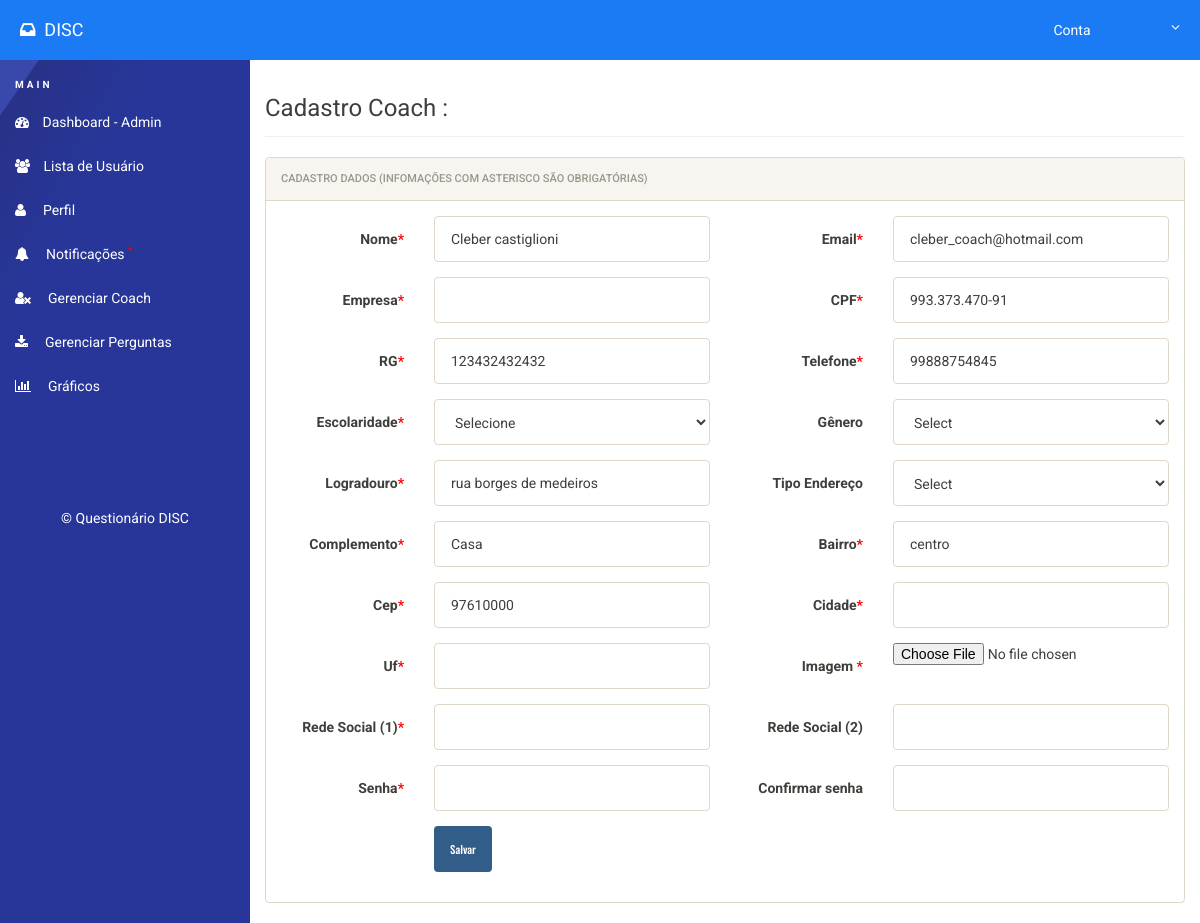
Screenshot of /admin/edit-user.php (signed in) with the database file from the repository.
### tables this page shows
CREATE TABLE `coach` (
  `id` int(11) NOT NULL AUTO_INCREMENT,
  `nome` varchar(150) DEFAULT NULL,
  `nome_empresa` varchar(230) DEFAULT NULL,
  `cpf` varchar(130) DEFAULT NULL,
  `rg` varchar(130) DEFAULT NULL,
  `genero` varchar(18) DEFAULT NULL,
  `telefone` varchar(20) DEFAULT NULL,
  `email` varchar(160) DEFAULT NULL,
  `redes_sociais` text,
  `redes_sociais2` varchar(200) DEFAULT NULL,
  `escolaridade` varchar(230) DEFAULT NULL,
  `logradouro` varchar(250) DEFAULT NULL,
  `numero` int(10) DEFAULT NULL,
  `complemento` varchar(200) DEFAULT NULL,
  `bairro` varchar(200) DEFAULT NULL,
  `cep` varchar(150) DEFAULT NULL,
  `uf` varchar(60) DEFAULT NULL,
  `tipo_endereco` varchar(80) DEFAULT NULL,
  `municipio` varchar(200) DEFAULT NULL,
  `imagem` varchar(250) DEFAULT NULL,
  `created` datetime DEFAULT CURRENT_TIMESTAMP,
  `status` int(11) DEFAULT NULL,
  `link` varchar(250) DEFAULT NULL,
  `password` varchar(210) DEFAULT NULL,
  PRIMARY KEY (`id`)
);

### admin/edit-user.php (the view, shortened to what this page needs)
<?php
include('includes/config.php');
if(strlen($_SESSION['alogin'])==0){
        $setcoach = isset( $_COOKIE['coach'] );
    $path = ($setcoach) ? '/coach' : 'index';
    if (headers_sent())
        die("<div style='background-image: url(img/resized.jpg);  opacity: 0.8;'>A Sessão Expirou! Por favor, clique neste link para se logar: <a href='{$path}'> Admin</a> </div>");
    else
        exit(header("Location: index"));
}else{
?>
<!doctype html>
<html lang="pt" class="no-js">
<head>
    <link rel="stylesheet" href="css/font-awesome.min.css">
    <link rel="stylesheet" href="css/bootstrap.min.css">
    <link rel="stylesheet" href="css/dataTables.bootstrap.min.css">
    <link rel="stylesheet" href="css/bootstrap-social.css">
    <link rel="stylesheet" href="css/bootstrap-select.css">
    <link rel="stylesheet" href="css/fileinput.min.css">
    <link rel="stylesheet" href="css/awesome-bootstrap-checkbox.css">
    <link rel="stylesheet" href="css/style.css">
</head>
<body>
    <?php include('includes/header.php');?>
    <div class="ts-main-content">
    <?php include('includes/leftbar.php');?>
        <div class="content-wrapper">
            <div class="container-fluid">
                <div class="row">
                    <div class="col-md-12">
                        <h3 class="page-title">Cadastro Coach : <?php echo htmlentities($result->name); ?></h3>
                        <div class="row">
                            <div class="col-md-12">
                                <div class="panel panel-default">
                                    <div class="panel-heading">Cadastro Dados (Infomações com asterisco são Obrigatórias)</div>
<div class="panel-body">
	<?php
	    $sql = "SELECT * from coach ";
        $query = $dbh -> prepare($sql);
        $query->execute();
        $row = $query->fetch(PDO::FETCH_OBJ);
	 ?>
<form method="post" action="addcoach-action" class="form-horizontal" enctype="multipart/form-data" name="imgform">
    <div class="form-group">
        <label class="col-sm-2 control-label">Nome<span style="color:red">*</span></label>
        <div class="col-sm-4">
             <input type="text" name="nome" class="form-control" value="<?=(isset($row->nome)) ? $row->nome : '' ;?>" required >
        </div>
        <label class="col-sm-2 control-label">Email<span style="color:red">*</span></label>
        <div class="col-sm-4">
                <input type="text" name="email" value="<?=(isset($row->email)) ? $row->email : '' ;?>"  class="form-control" required >
        </div>
    </div>
    <div class="form-group">
        <label class="col-sm-2 control-label">Empresa<span style="color:red">*</span></label>
        <div class="col-sm-4">
             <input type="text" name="empresa" value="<?=(isset($row->empresa)) ? $row->empresa : '' ;?>" class="form-control" required  >
        </div>
        <label class="col-sm-2 control-label">CPF<span style="color:red">*</span></label>
        <div class="col-sm-4">
                <input type="text" name="cpf" value="<?=(isset($row->cpf)) ? $row->cpf : '' ;?>" class="form-control" required >
        </div>
    </div>
    <div class="form-group">
        <label class="col-sm-2 control-label">RG<span style="color:red">*</span></label>
        <div class="col-sm-4">
             <input type="text" name="rg" value="<?=(isset($row->rg)) ? $row->rg : '' ;?>" class="form-control" required >
        </div>
        <label class="col-sm-2 control-label">Telefone<span style="color:red">*</span></label>
        <div class="col-sm-4">
                <input type="text" name="telefone" value="<?=(isset($row->telefone)) ? $row->telefone : '' ;?>" class="form-control" required  >
        </div>
    </div>
    <div class="form-group">
        <label class="col-sm-2 control-label">Escolaridade<span style="color:red">*</span></label>
        <div class="col-sm-4">
            <select name="escolaridade" class="form-control" required>
                <option value="">Selecione</option>
            </select>
        </div>
        <label class="col-sm-2 control-label">Gênero</label>
        <div class="col-sm-4">
            <select name="gender" class="form-control" required>
                <option value="">Select</option>
            </select>
         </div>
    </div>
    <div class="form-group">
            <label class="col-sm-2 control-label">Logradouro<span style="color:red">*</span></label>
        <div class="col-sm-4">
            <input type="text" name="logradouro" value="<?=(isset($row->logradouro)) ? $row->logradouro : '' ;?>" class="form-control" required  >
        </div>
        <label class="col-sm-2 control-label">Tipo Endereço</label>
        <div class="col-sm-4">
            <select name="tipo_endereco" class="form-control" required>
                <option value="">Select</option>
            </select>
        </div>
    </div>
    <div class="form-group">
        <label class="col-sm-2 control-label">Complemento<span style="color:red">*</span></label>
        <div class="col-sm-4">
             <input type="text" name="complemento" value="<?=(isset($row->complemento)) ? $row->complemento : '' ;?>" class="form-control" required>
        </div>
        <label class="col-sm-2 control-label">Bairro<span style="color:red">*</span></label>
        <div class="col-sm-4">
                <input type="text" name="bairro" value="<?=(isset($row->bairro)) ? $row->bairro : '' ;?>" class="form-control" required >
        </div>
    </div>
    <div class="form-group">
        <label class="col-sm-2 control-label">Cep<span style="color:red">*</span></label>
        <div class="col-sm-4">
             <input type="text" name="cep" value="<?=(isset($row->cep)) ? $row->cep : '' ;?>" class="form-control" required>
        </div>
        <label class="col-sm-2 control-label">Cidade<span style="color:red">*</span></label>
        <div class="col-sm-4">
                <input type="text" name="cidade" value="<?=(isset($row->cidade)) ? $row->cidade : '' ;?>" class="form-control" required >
        </div>
    </div>
    <div class="form-group">
        <label class="col-sm-2 control-label">Uf<span style="color:red">*</span></label>
        <div class="col-sm-4">
             <input type="text" name="estado" value="<?=(isset($row->estado)) ? $row->estado : '' ;?>" class="form-control" required>
        </div>
            <label class="col-sm-2 control-label">Imagem <span style="color:red">*</span></label>
        <div class="col-sm-4">
            <input type="file" id="img" name="img" accept="image/*">
        </div>
    </div>
    <div class="form-group">
           <label class="col-sm-2 control-label">Rede Social (1)<span style="color:red">*</span></label>
        <div class="col-sm-4">
                <input type="text" name="redesocial1" value="<?=(isset($row->redesocial1)) ? $row->redesocial1 : '' ;?>" class="form-control" required  >
        </div>
   <label class="col-sm-2 control-label">Rede Social (2)</label>
        <div class="col-sm-4">
                <input type="text" name="redesocial2" value="<?=(isset($row->redesocial2)) ? $row->redesocial2 : '' ;?>" class="form-control"  >
        </div>
    </div>
    <div class="form-group">
         <label class="col-sm-2 control-label">Senha<span style="color:red">*</span></label>
        <div class="col-sm-4">
             <input class="form-control square" name="password" type="password">
        </div>
   <label class="col-sm-2 control-label">Confirmar senha</label>
        <div class="col-sm-4">
                <input class="form-control square" name="re_password" type="password">
        </div>
    </div>
    <div class="form-group">
        <div class="col-sm-8 col-sm-offset-2">
            <button class="btn btn-primary" name="submit" type="submit">Salvar</button>
        </div>
    </div>
</form>
                                    </div>
                                </div>
                            </div>
                        </div>
                    </div>
                </div>
            </div>
        </div>
    </div>
</body>
</html>
<?php } ?>

### admin/css/style.css (style rules this page uses)
html { font-size: 14px; }
@media only screen and (min-width: 480px) { html { font-size: 17px; } }
@media only screen and (min-width: 768px) { html { font-size: 14px; } }
body { font-size: 1em; }
.btn { font-family: 'Oswald', sans-serif; }
.panel { overflow: hidden; }
.btn { text-transform: none; }
.page-title { padding-bottom: 15px; margin-bottom: 20px; border-bottom: 1px solid #f0f0f0; }
.ts-main-content .content-wrapper { padding-top: 15px; margin-top: 60px; }
@media only screen and (min-width: 992px) { .ts-main-content .content-wrapper { margin-left: 250px; } }

### rows the page displays
coach: nome "Cleber castiglioni", email "cleber_coach@hotmail.com", cpf "993.373.470-91", rg "123432432432", telefone "99888754845", logradouro "rua borges de medeiros", complemento "Casa", bairro "centro", cep "97610000"
